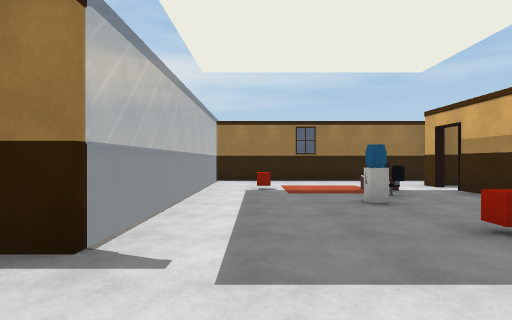
view 1 (above)

16 first-person views from a walk through a Unity game level. The camera is 1.3 m above the floor, looks level and sees 80° across. The floor is counted in squares, 2 m on a side. Each view is taken from the middle of a square. On the plan, view 1 faces up. The plan holds only what a view shows up to about 10 squares ahead; the rest is blank. The player is left out. Some animated figures are left out. Door leaves are left out, so doorways stand open. Some surface patterns are stand-ins.

view 2
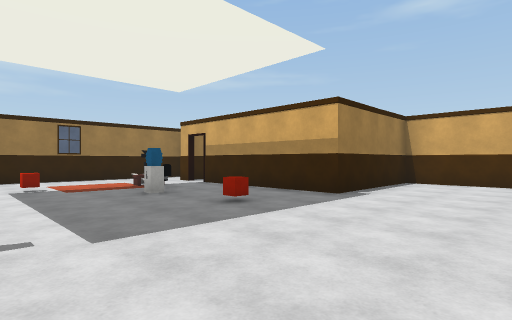

view 3
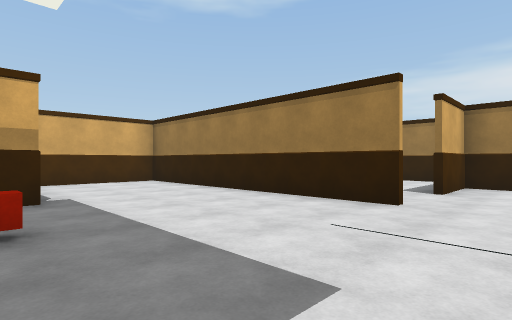

view 4
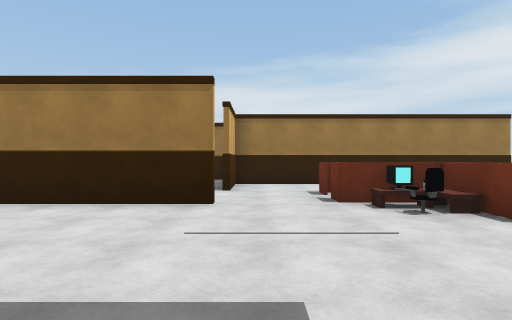

view 5
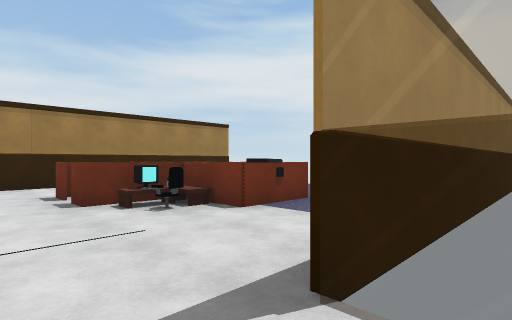

view 6
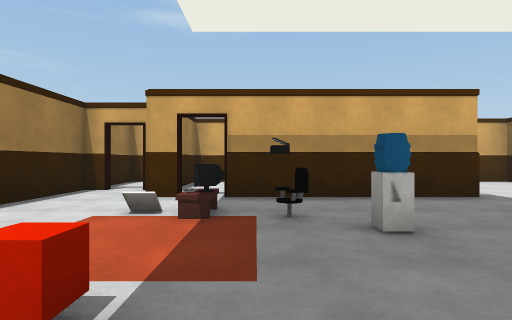

view 7
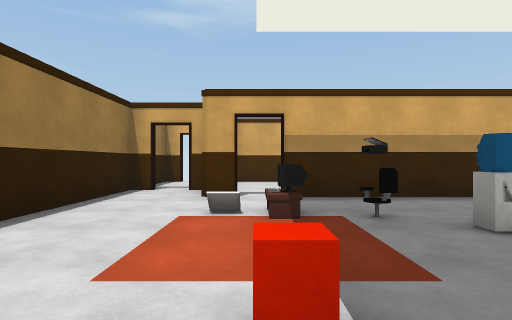

view 8
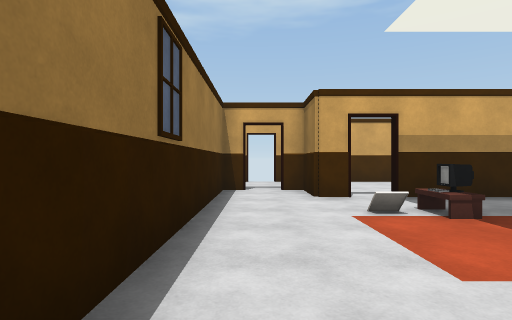

view 9
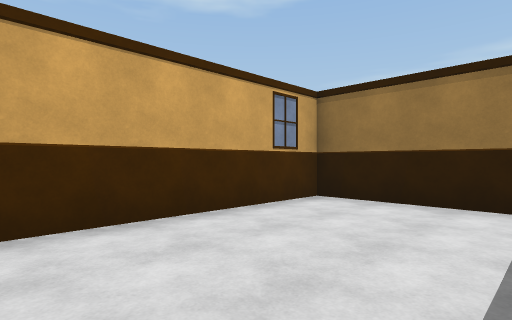

view 10
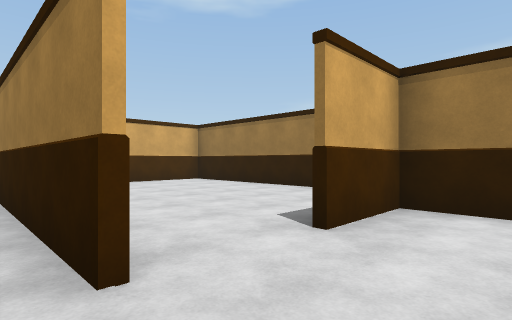

view 11
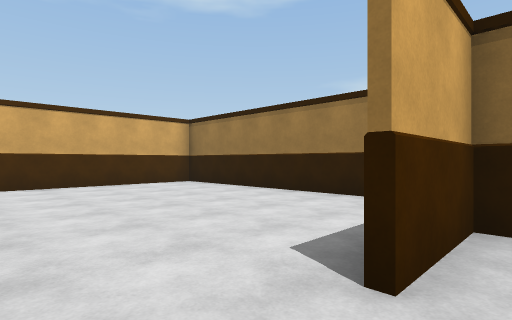

view 12
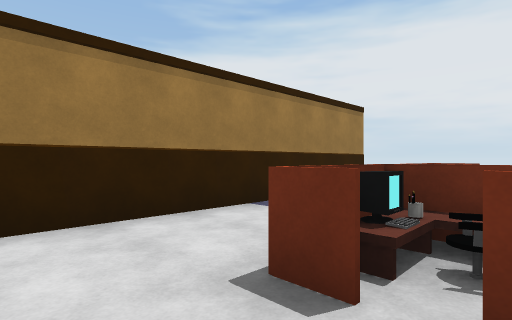

view 13
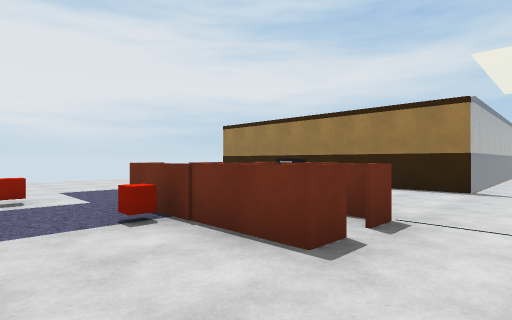

view 14
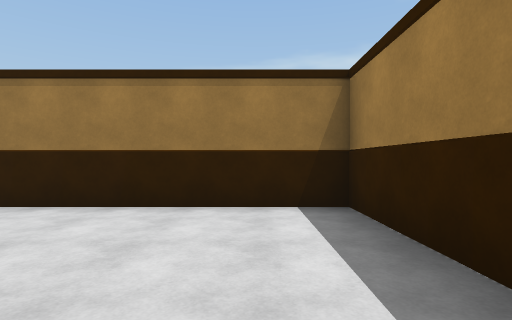

view 15
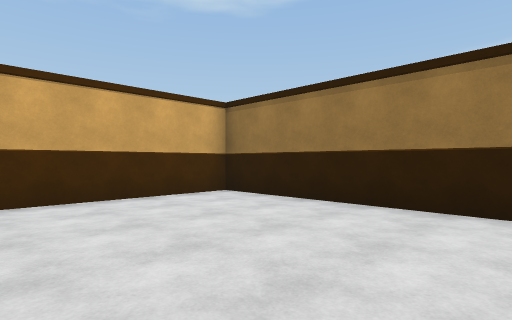

view 16
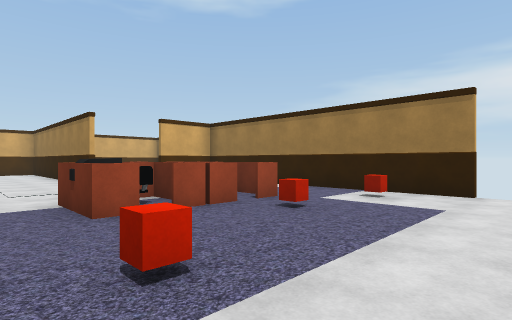

### Floor plan
Ten units are one square. View 1 is at (0, 0); x grows to the right and y downward. Boxes are objects, and circles mark ways between rooms. Rooms are numbered by the first view taken in them; rooms with no view inside come last. Other rooms are left out.
<svg viewBox="-89 -105 176 182">
<path fill="none" stroke="#000" d="M-12 -21 -44 -21M6 15 82 15M-13 26 -13 32 -44 32M-44 1 -28 1 -28 32M44 -73 44 -80 56 -80 56 -85M-44 15 -24 15M-44 17 -28 17M-43 31 -14 31M81 21 81 -21 44 -21 44 -66M56 -91 56 -97 -13 -97M-84 -23 -13 -23M81 -82 81 -97 67 -97M-55 53 6 53 6 35M7 45 7 72 81 72 81 21M-70 53 -55 53M-44 22 -44 17M-44 32 -44 26M-44 5 -44 1M-44 -21 -71 -21M54 -23 81 -23 81 -78 48 -78"/>
<rect x="-45" y="5" width="10" height="10" fill="#bbb"><title>chair</title></rect>
<rect x="-35" y="35" width="10" height="10" fill="#bbb"><title>red cube</title></rect>
<rect x="-25" y="15" width="10" height="10" fill="#bbb"><title>chair</title></rect>
<rect x="-25" y="5" width="10" height="10" fill="#bbb"><title>chair</title></rect>
<rect x="-5" y="-75" width="10" height="10" fill="#bbb"><title>red cube</title></rect>
<rect x="15" y="-35" width="10" height="10" fill="#bbb"><title>red cube</title></rect>
<rect x="15" y="-65" width="10" height="10" fill="#bbb"><title>chair</title></rect>
<rect x="25" y="-75" width="10" height="10" fill="#bbb"><title>other object</title></rect>
<rect x="-65" y="35" width="10" height="10" fill="#bbb"><title>red cube</title></rect>
<rect x="-65" y="-5" width="10" height="10" fill="#bbb"><title>red cube</title></rect>
<rect x="-55" y="15" width="10" height="10" fill="#bbb"><title>red cube</title></rect>
<circle cx="10" cy="30" r="3" fill="#2a7"/>
<circle cx="-35" cy="-10" r="3" fill="#2a7"/>
<circle cx="-50" cy="45" r="3" fill="#2a7"/>
<circle cx="60" cy="-70" r="3" fill="#2a7"/>
<text x="10" y="-20">1</text>
<text x="50" y="50">2</text>
<text x="-80" y="20">3</text>
<text x="70" y="-50">4</text>
</svg>
Room 1 opens to room 2. Room 1 opens to room 3. Room 1 opens to room 4.

Where each view was taken, in squares from view 1:
view 1: 0 up, 0 right, facing up
view 2: 1 down, 1 left, facing up-right
view 3: 3 up, 1 left, facing down-right
view 4: 3 up, 0 right, facing down
view 5: 3 up, 0 right, facing down-left
view 6: 6 up, 1 left, facing right
view 7: 7 up, 1 left, facing right
view 8: 9 up, 1 left, facing right
view 9: 7 up, 5 right, facing down-right
view 10: 1 down, 1 left, facing down-right
view 11: 2 down, 0 right, facing down-right
view 12: 2 down, 0 right, facing down-left
view 13: 5 down, 0 right, facing up-left
view 14: 3 down, 2 right, facing down
view 15: 3 down, 3 right, facing down-right
view 16: 1 up, 8 left, facing down-right
